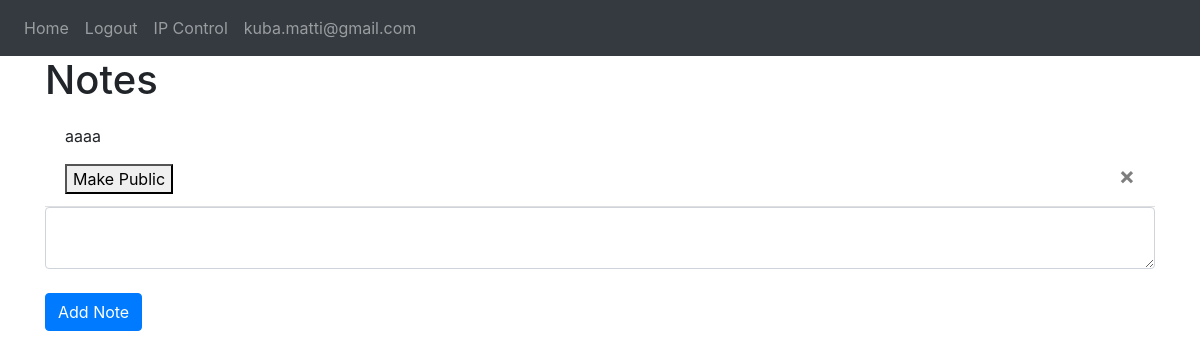
Page / (signed in) on the earlier database version.
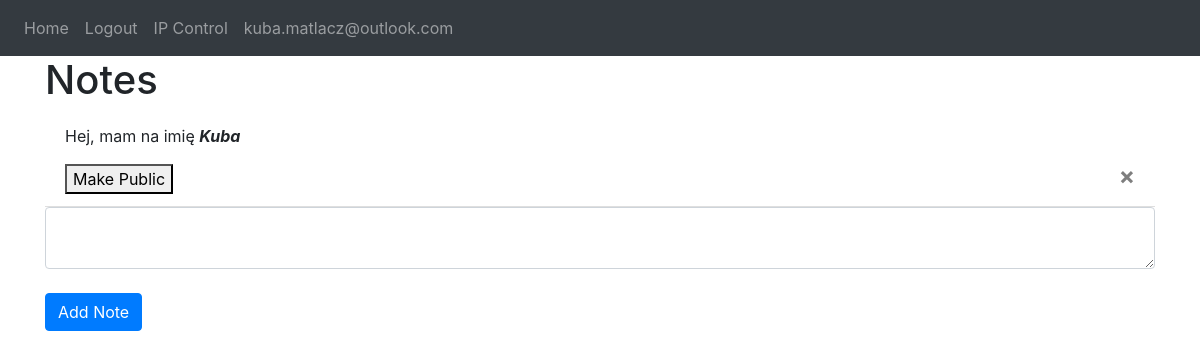
Same page on the later database version.
### website/models.py (models this page shows)
class User(db.Model, UserMixin):
    id = db.Column(db.Integer, primary_key=True)
    email = db.Column(db.String(150), unique=True)
    password = db.Column(db.String(150))
    first_name = db.Column(db.String(150))
    notes = db.relationship('Note')

class Note(db.Model):
    id = db.Column(db.Integer, primary_key=True)
    data = db.Column(db.String(10000))
    isPublic = db.Column(db.Boolean, server_default=expression.false(), nullable=False)
    date = db.Column(db.DateTime(timezone=True), default=func.now())
    owner_email = db.Column(db.String(100))
    user_id = db.Column(db.Integer, db.ForeignKey('user.id'))

### website/views.py (the view, shortened to what this page needs)
@views.route('/', methods=['GET', 'POST'])
@login_required
def home():
    return render_template("home.html", user=current_user)

### main.py (called while the page is built)
def do_clean(text, **kw):
    return Markup(clean(text, **kw))

### website/__init__.py (called while the page is built)
def create_app():
    app = Flask(__name__)
    app.config['SECRET_KEY'] = 'hjshjhdjah kjshkjdhjs'
    app.config['SQLALCHEMY_DATABASE_URI'] = f'sqlite:///{DB_NAME}'
    app.config['SESSION_COOKIE_SECURE'] = True
    app.config['SQLALCHEMY_TRACK_MODIFICATIONS'] = False
    db.init_app(app)
    from .views import views
    from .auth import auth
    app.register_blueprint(views, url_prefix='/')
    app.register_blueprint(auth, url_prefix='/')
    from .models import User, Note
    create_database(app)
    login_manager = LoginManager()
    login_manager.login_view = 'auth.login'
    login_manager.init_app(app)
    @app.before_first_request
    def create_tables():
        db.create_all()
    @login_manager.user_loader
    def load_user(id):
        return User.query.get(int(id))
    return app

### website/templates/home.html
{% extends "base.html" %} {% block title %}Home{% endblock %} {% block content %}
<h1 text-align="center"> Notes</h1>
<ul class="list-group list-group-flush" id="notes">
  {% for note in user.notes %}
  <li class="list-group-item">
    {{ note.data | clean(tags=["li","ol","img","alignleft","aligncenter","alignright","alignjustify","bold","italic","underline",
    "strikethrough","blockquote","subscript","superscript","code","p","h1","h2","h3","h4","h5","h6","div","address",
    "pre","samp","forecolor","hilitecolor","fontname","fontsize","fontsize_class","span",'sup','em','strong','sub'],
    attributes=["src"]) }}
    <button type="button" class="close" onClick="deleteNote({{ note.id }})">
      <span aria-hidden="true">&times;</span>
    </button>
    <button type="button" class="Public" onClick="makePublic({{ note.id }})">
      Make Public
    </button>
  </li>
  {% endfor %}
</ul>
<form method="POST">
  <textarea name="note" id="note" class="form-control"></textarea>
  <br />
  <div text-align="center">
    <button type="submit" class="btn btn-primary">Add Note</button>
  </div>
</form>
{% endblock %}

### website/templates/base.html (shortened to what this page needs)
<!DOCTYPE html>
<html>
<head>
  <link rel="stylesheet" href="https://stackpath.bootstrapcdn.com/bootstrap/4.4.1/css/bootstrap.min.css"
 />
  <link rel="stylesheet" href="https://stackpath.bootstrapcdn.com/font-awesome/4.7.0/css/font-awesome.min.css"
 />
</head>
<body>
  <nav class="navbar navbar-expand-lg navbar-dark bg-dark">
    <div class="collapse navbar-collapse" id="navbar">
      <div class="navbar-nav">
        {% if user.is_authenticated %}
        <a class="nav-item nav-link" id="home" href="/">Home</a>
        <a class="nav-item nav-link" id="logout" href="/logout">Logout</a>
        <a class="nav-item nav-link" id="ip_control" href="/ip-control">IP Control</a>
        <a class="nav-item nav-link" id="user_name">{{ current_user.email }}</a>
        {% else %}
        <a class="nav-item nav-link" id="login" href="/login">Login</a>
        <a class="nav-item nav-link" id="signUp" href="/sign-up">Sign Up</a>
        <a class="nav-item nav-link" id="public" href="/public-notes">Public</a>
        {% endif %}
      </div>
    </div>
  </nav>
  <div class="container">{% block content %} {% endblock %}</div>
</body>
</html>

Differences in the rows shown:
changed User: email "kuba.matti@gmail.com" → "kuba.matlacz@outlook.com"
changed Note: data|clean "aaaa" → "Hej, mam na imię Kuba"
